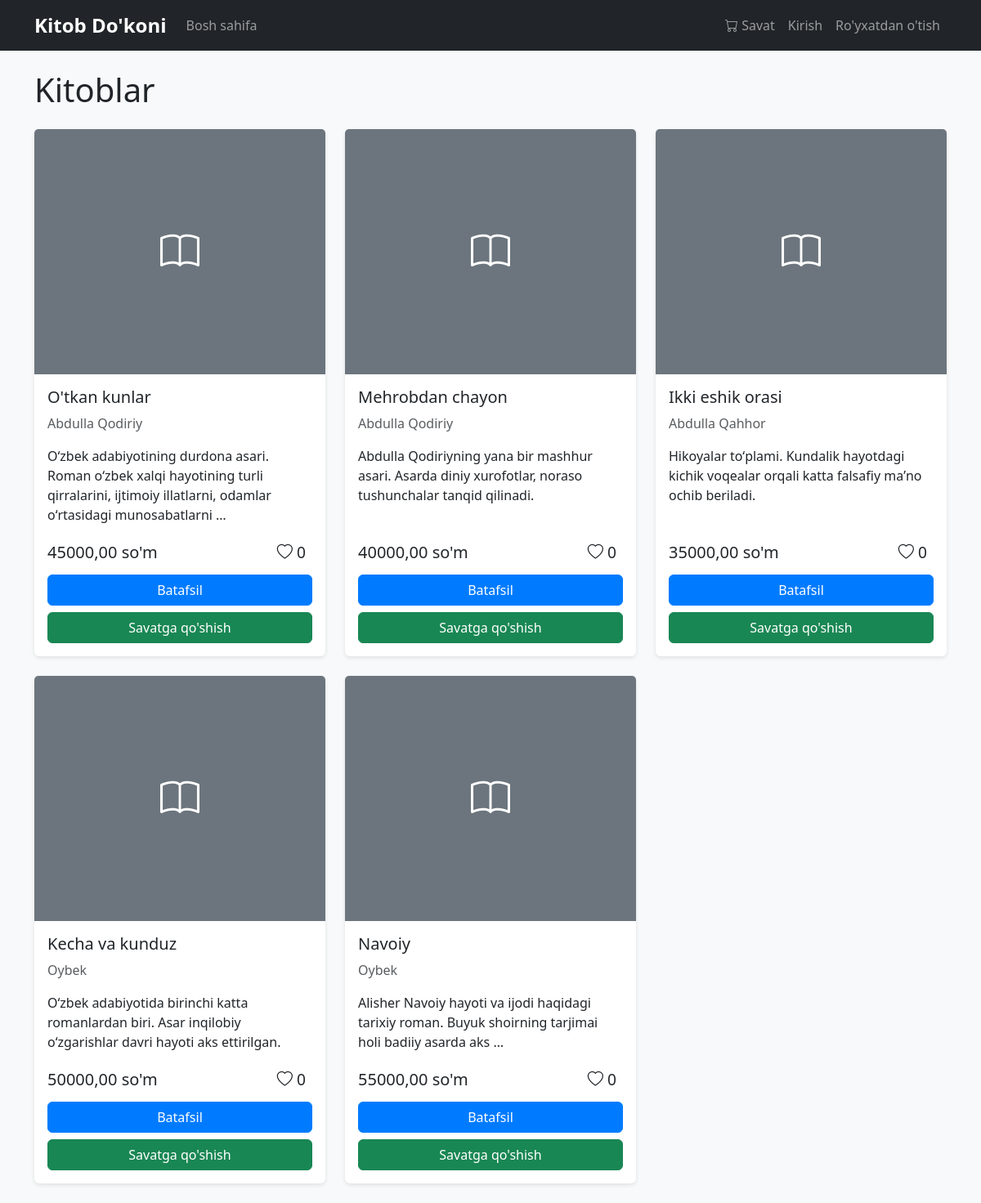
The page / on the database its author committed.
### store/models.py (models this page shows, shortened)
class Book(models.Model):
    title = models.CharField(max_length=200)
    author = models.CharField(max_length=200)
    description = models.TextField()
    price = models.DecimalField(max_digits=10, decimal_places=2, validators=[MinValueValidator(0)])
    image = models.ImageField(upload_to='books/', blank=True, null=True)
    stock = models.IntegerField(default=0, validators=[MinValueValidator(0)])
    created_at = models.DateTimeField(auto_now_add=True)
    updated_at = models.DateTimeField(auto_now=True)
    def likes_count(self):
        return self.likes.count()

### store/views.py (the view)
# urls.py: path('', views.index, name='index'),
def index(request):
    books = Book.objects.all()
    return render(request, 'store/index.html', {'books': books})

### store/templates/store/index.html (shortened to what this page needs)
{% extends 'store/base.html' %}
{% block content %}
<h1 class="mb-4">Kitoblar</h1>
<div class="row">
    {% for book in books %}
    <div class="col-md-4 mb-4">
        <div class="card book-card h-100">
            {% if book.image %}
            <img src="{{ book.image.url }}" class="card-img-top" alt="{{ book.title }}" style="height: 300px; object-fit: cover;">
            {% else %}
            <div class="card-img-top bg-secondary text-white d-flex align-items-center justify-content-center" style="height: 300px;">
                <i class="bi bi-book" style="font-size: 3rem;"></i>
            </div>
            {% endif %}
            <div class="card-body d-flex flex-column">
                <h5 class="card-title">{{ book.title }}</h5>
                <p class="card-text text-muted">{{ book.author }}</p>
                <p class="card-text">{{ book.description|truncatewords:15 }}</p>
                <div class="mt-auto">
                    <div class="d-flex justify-content-between align-items-center mb-2">
                        <span class="h5 mb-0">{{ book.price }} so'm</span>
                        <button class="btn btn-sm like-btn {% if user.is_authenticated and book in user.booklike_set.all %}liked{% endif %}"
                                onclick="toggleLike({{ book.id }})" data-book-id="{{ book.id }}">
                            <i class="bi bi-heart{% if user.is_authenticated and book in user.booklike_set.all %}-fill{% endif %}"></i>
                            <span class="likes-count">{{ book.likes_count }}</span>
                        </button>
                    </div>
                    <div class="d-grid gap-2">
                        <a href="{% url 'book_detail' book.id %}" class="btn btn-primary">Batafsil</a>
                        {% if book.stock > 0 %}
                        <a href="{% url 'add_to_cart' book.id %}" class="btn btn-success">Savatga qo'shish</a>
                        {% else %}
                        <button class="btn btn-secondary" disabled>Tugagan</button>
                        {% endif %}
                    </div>
                </div>
            </div>
        </div>
    </div>
    {% empty %}
    <div class="col-12">
        <p class="text-center">Hozircha kitoblar mavjud emas.</p>
    </div>
    {% endfor %}
</div>
{% endblock %}

### store/templates/store/base.html (shortened to what this page needs)
<!DOCTYPE html>
<html lang="uz">
<head>
    <link href="https://cdn.jsdelivr.net/npm/bootstrap@5.3.0/dist/css/bootstrap.min.css" rel="stylesheet">
    <link rel="stylesheet" href="https://cdn.jsdelivr.net/npm/bootstrap-icons@1.10.0/font/bootstrap-icons.css">
    <link rel="stylesheet" href="/static/css/style.css">
</head>
<body>
    <nav class="navbar navbar-expand-lg navbar-dark bg-dark">
        <div class="container">
            <a class="navbar-brand" href="{% url 'index' %}">Kitob Do'koni</a>
            <div class="collapse navbar-collapse" id="navbarNav">
                <ul class="navbar-nav me-auto">
                    <li class="nav-item">
                        <a class="nav-link" href="{% url 'index' %}">Bosh sahifa</a>
                    </li>
                </ul>
                <ul class="navbar-nav">
                    <li class="nav-item">
                        <a class="nav-link" href="{% url 'cart' %}">
                            <i class="bi bi-cart"></i> Savat
                        </a>
                    </li>
                    {% if user.is_authenticated %}
                    <li class="nav-item">
                        <a class="nav-link" href="{% url 'orders' %}">Mening buyurtmalarim</a>
                    </li>
                    <li class="nav-item">
                        <form method="post" action="{% url 'logout' %}" class="d-inline">
                            {% csrf_token %}
                            <button type="submit" class="btn btn-link nav-link">Chiqish ({{ user.username }})</button>
                        </form>
                    </li>
                    {% else %}
                    <li class="nav-item">
                        <a class="nav-link" href="{% url 'login' %}">Kirish</a>
                    </li>
                    <li class="nav-item">
                        <a class="nav-link" href="{% url 'register' %}">Ro'yxatdan o'tish</a>
                    </li>
                    {% endif %}
                </ul>
            </div>
        </div>
    </nav>
    <div class="container mt-4">
        {% block content %}{% endblock %}
    </div>
</body>
</html>

### static/css/style.css (style rules this page uses)
body { background-color: #f8f9fa; }
.navbar-brand { font-weight: bold; font-size: 1.5rem; }
.book-card { transition: transform 0.3s, box-shadow 0.3s; border: none; box-shadow: 0 2px 5px rgba(0,0,0,0.1); }
.like-btn { background: none; border: none; font-size: 1.2rem; transition: color 0.3s; }
.card-img-top { border-radius: 5px 5px 0 0; }
.btn-primary { background-color: #007bff; border-color: #007bff; }

### store/templates/store/base.html (style rules this page uses)
.book-card { transition: transform 0.3s; }
.like-btn { cursor: pointer; }

### rows shown on the page
Book: title "O'tkan kunlar", author "Abdulla Qodiriy", description "Oʻzbek adabiyotining durdona asari. Roman oʻzbek xalqi hayotining turli qirralarini, ijtimoiy illatlarni, odamlar oʻrtasidagi munosabatlarni …", price "45000,00", likes_count "0", stock "Savatga qo'shish"
Book: title "Mehrobdan chayon", author "Abdulla Qodiriy", description "Abdulla Qodiriyning yana bir mashhur asari. Asarda diniy xurofotlar, noraso tushunchalar tanqid qilinadi.", price "40000,00", likes_count "0", stock "Savatga qo'shish"
Book: title "Ikki eshik orasi", author "Abdulla Qahhor", description "Hikoyalar toʻplami. Kundalik hayotdagi kichik voqealar orqali katta falsafiy maʼno ochib beriladi.", price "35000,00", likes_count "0", stock "Savatga qo'shish"
Book: title "Kecha va kunduz", author "Oybek", description "Oʻzbek adabiyotida birinchi katta romanlardan biri. Asar inqilobiy oʻzgarishlar davri hayoti aks ettirilgan.", price "50000,00", likes_count "0", stock "Savatga qo'shish"
Book: title "Navoiy", author "Oybek", description "Alisher Navoiy hayoti va ijodi haqidagi tarixiy roman. Buyuk shoirning tarjimai holi badiiy asarda aks …", price "55000,00", likes_count "0", stock "Savatga qo'shish"
